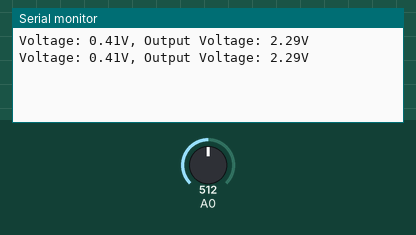
Bench run of a sketch on a simulated Arduino Uno, built with avr-gcc and run on an emulated ATmega328P. Shown: the last lines printed to the serial monitor. The test bench sets the inputs (shaded band); at power-on: A0 = 512.

Above: at 1.8 s.
1.9 s: A0 set to 716
At 2.8 s:
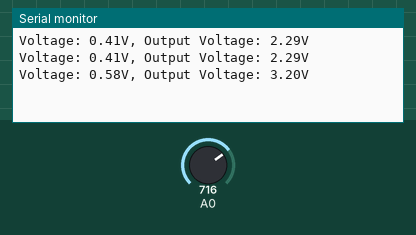
3.4 s: A0 set to 900
At 4.5 s:
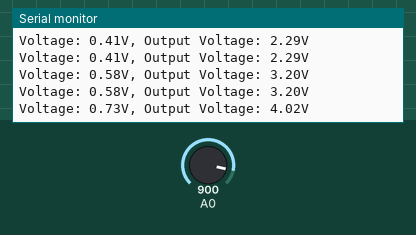
Timing chart, 0 to 6.4 s (numbered marks = the images above; inputs shaded):
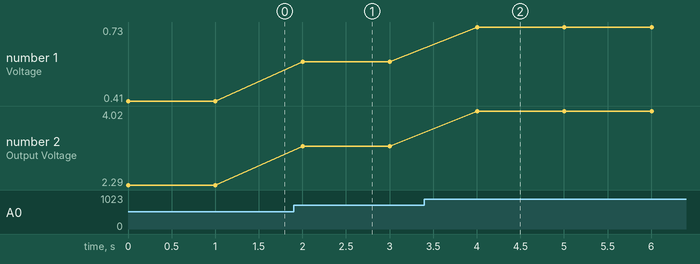

Measured:
- after the input at 1.9 s, the serial monitor: prints a new line after 0.10 s (image 1)
- after the input at 3.4 s, the serial monitor: prints a new line after 0.60 s (image 2)
- plotted number 1: 0.41 → 0.58 after the input at 1.9 s, 0.58 → 0.73 after the input at 3.4 s
- plotted number 2: 2.29 → 3.2 after the input at 1.9 s, 3.2 → 4.02 after the input at 3.4 s

The sketch:

VoltSensor.ino
```cpp
const float VCC = 3.3; // Input voltage (in this case 3.3V)
const float R1 = 10000; // Resistance of R1 (10K ohm)
const float R2 = 2200; // Resistance of R2 (2.2K ohm)

void setup() {
  Serial.begin(9600); // Initialize serial communication
}

void loop() {
  // Read analog input on pin A0
  int sensorValue = analogRead(A0);

  // Convert sensor value to voltage
  float voltage = sensorValue * VCC / 4095.0;

  // Calculate voltage divider output voltage
  float outputVoltage = voltage * (R1 + R2) / R2;

  // Print voltage and output voltage to serial monitor
  Serial.print("Voltage: ");
  Serial.print(voltage, 2); // Round to 2 decimal places
  Serial.print("V, Output Voltage: ");
  Serial.print(outputVoltage, 2); // Round to 2 decimal places
  Serial.println("V");

  delay(1000); // Wait for 1 second
}
```
